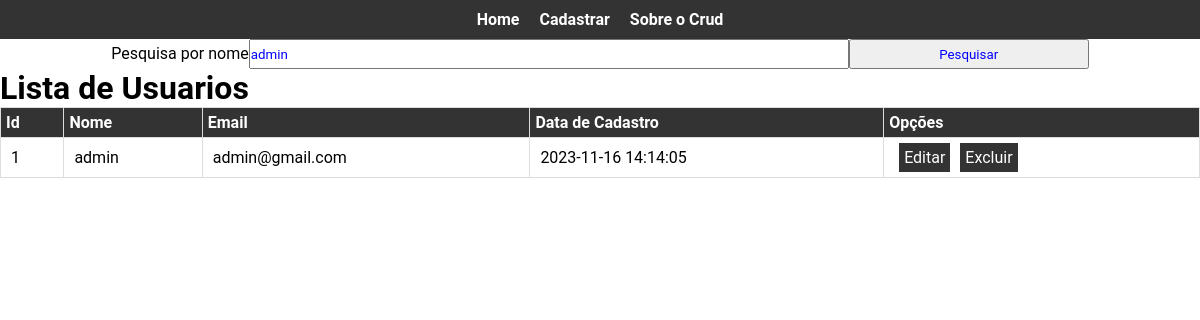
/View/telaListaUsuarios.php?pesquisaByName=admin, run on the app's committed database.
### tables this page shows
CREATE TABLE IF NOT EXISTS `usuarios` (
  `id` int(11) NOT NULL PRIMARY KEY AUTO_INCREMENT,
  `nome` varchar(255) NOT NULL,
  `email` varchar(255) NOT NULL,
  `senha` varchar(255) NOT NULL,
  `data_cadastro` timestamp NOT NULL DEFAULT CURRENT_TIMESTAMP
);

### Model/DAUsuario.php (called while the page is built, shortened)
<?
function conectar(){
     $host = "mysql";
     $db_name = "crud_ppi";
     $username = "root";
     $password = "rootpass";
     $conn = null;
    try {
        $conn = new PDO("mysql:host=" . $host . ";dbname=" . $db_name,
        $username, $password);
        $conn->exec("set names utf8");
    } catch(PDOException $exception) {
        echo "Erro de conexão: " . $exception->getMessage();
    }
    return $conn;
}
function getAllUser( $str =""){
    $conn = conectar();
    $sql = "SELECT * FROM usuarios WHERE nome LIKE '%$str%'";
    $stmt = $conn->prepare($sql);
    $stmt->execute();
    $usuarios = $stmt->fetchAll(PDO::FETCH_ASSOC);
    return $usuarios;
}
?>

### View/viewListagemUsuarios.php (the view, shortened to what this page needs)
<table id="tabela_usuarios">
    <thead>
        <tr>
            <th>Id</th>
            <th>Nome</th>
            <th>Email</th>
            <th>Data de Cadastro</th>
            <th>Opções</th>
        </tr>
    </thead>
    <tbody>
        <?php
        include_once("viewMenu.php");
        ?>
        <h1>Lista de Usuarios</h1>
        <?php
            include_once (__DIR__."/../Model/DAUsuario.php");
            $usuarios = getAllUser($pesquisaByName);
            foreach($usuarios as $usuario){
                echo "<tr>";
                echo "<td>".$usuario['id']."</td>";
                echo "<td>".$usuario['nome']."</td>";
                echo "<td>".$usuario['email']."</td>";
                echo "<td>".$usuario['data_cadastro']."</td>";
                echo "<td>";
                echo "<a href='telaEditarUsuario.php?id=".$usuario['id']."'>Editar</a>";
                echo "<a href='excluir_usuario.php?id=".$usuario['id']."&op=confirma_ok'>Excluir</a></td>";
                echo "</tr>";
            }
        ?>
    </tbody>

### View/style.css (style rules this page uses)
* { margin: 0; padding: 0; box-sizing: border-box; font-family: 'Roboto', sans-serif; }

### View/telaListaUsuarios.php (style rules this page uses)
#tabela_usuarios { border-collapse: collapse; text-align: left; width: 100%; }

### View/viewListagemUsuarios.php (style rules this page uses)
#tabela_usuarios,th,td { border-collapse: collapse; border: 1px solid #ddd; }
#tabela_usuarios { padding: 15px; text-align: left; width: 100%; }
#tabela_usuarios thead tr th { background-color: #333; color: #fff; padding: 5px; }
#tabela_usuarios tbody tr td { padding: 10px; }
#tabela_usuarios tbody tr td a { background-color: #333; color: #fff; padding: 5px; text-decoration: none; margin:5px; }

### data on the page
usuarios: id "1", nome "admin", email "admin@gmail.com", data_cadastro "2023-11-16 14:14:05"
